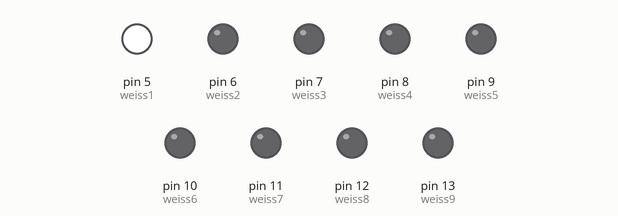
Bench run of a sketch on a simulated Arduino Uno, built with avr-gcc and run on an emulated ATmega328P. Shown: output pins drawn as LEDs (lit = HIGH).

Above: at 0.2 s.
At 1.8 s:
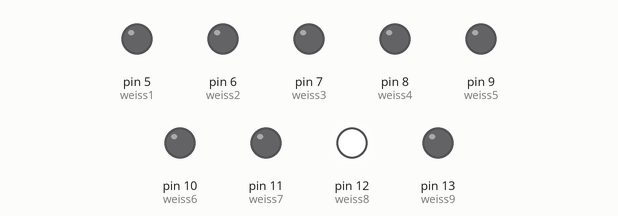
At 3.2 s:
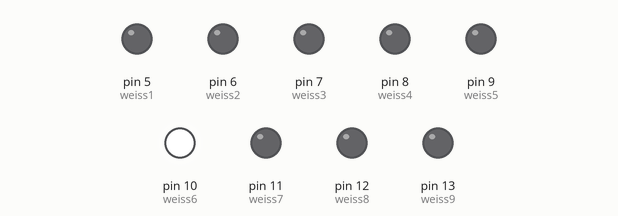
At 4.8 s:
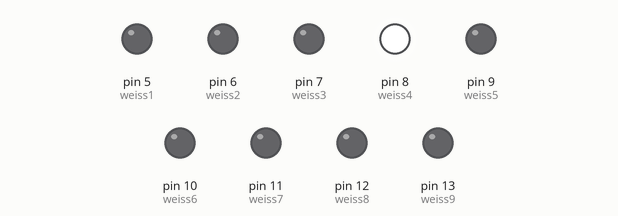
At 6.6 s:
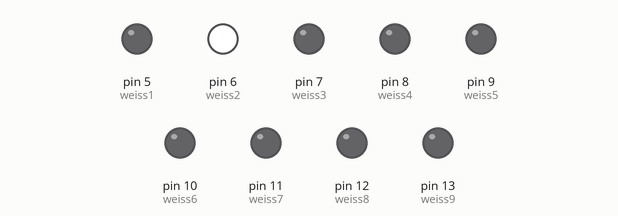
At 12.2 s:
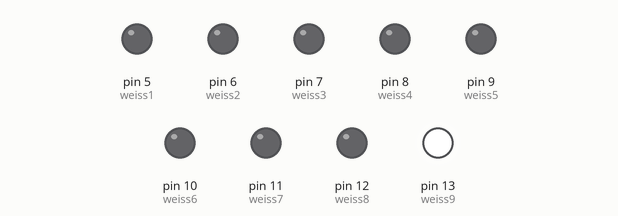
Timing chart, 0 to 12.7 s (numbered marks = the images above):
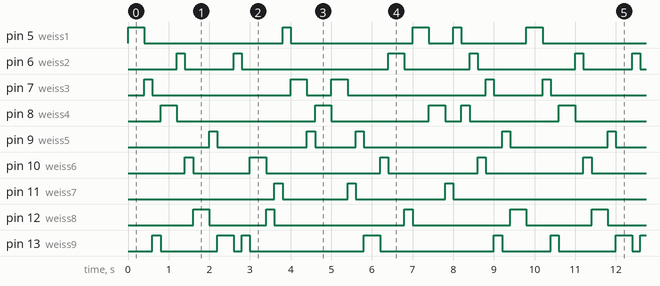

The sketch:

FINAL_Steine.ino
```cpp
int weiss1 = 5;
int weiss2 = 6;
int weiss3 = 7;
int weiss4 = 8;
int weiss5 = 9;
int weiss6 = 10;
int weiss7 = 11;
int weiss8 = 12;
int weiss9 = 13;

int pause = 200;
int pause1 = 400;

void setup() {
pinMode (weiss1, OUTPUT);
pinMode (weiss2, OUTPUT);
pinMode (weiss3, OUTPUT);
pinMode (weiss4, OUTPUT);
pinMode (weiss5, OUTPUT);
pinMode (weiss6, OUTPUT);
pinMode (weiss7, OUTPUT);
pinMode (weiss8, OUTPUT);
pinMode (weiss9, OUTPUT);


}

void loop() {
 //Random blinken
digitalWrite(weiss1, HIGH);
delay(pause1);
digitalWrite (weiss1, LOW);
digitalWrite(weiss3, HIGH);
delay(pause);
digitalWrite (weiss3, LOW);
digitalWrite(weiss9, HIGH);
delay(pause);
digitalWrite (weiss9, LOW);
digitalWrite(weiss4, HIGH);
delay(pause1);
digitalWrite (weiss4, LOW);
digitalWrite(weiss2, HIGH);
delay(pause);
digitalWrite (weiss2, LOW);
digitalWrite(weiss6, HIGH);
delay(pause);
digitalWrite (weiss6, LOW);
digitalWrite(weiss8, HIGH);
delay(pause1);
digitalWrite (weiss8, LOW);
digitalWrite(weiss5, HIGH);
delay(pause);
digitalWrite (weiss5, LOW);
digitalWrite(weiss9, HIGH);
delay(pause1);
digitalWrite (weiss9, LOW);


digitalWrite(weiss2, HIGH);
delay(pause);
digitalWrite (weiss2, LOW);
digitalWrite(weiss9, HIGH);
delay(pause);
digitalWrite (weiss9, LOW);
digitalWrite(weiss6, HIGH);
delay(pause1);
digitalWrite (weiss6, LOW);
digitalWrite(weiss8, HIGH);
delay(pause);
digitalWrite (weiss8, LOW);
digitalWrite(weiss7, HIGH);
delay(pause);
digitalWrite (weiss7, LOW);
digitalWrite(weiss1, HIGH);
delay(pause);
digitalWrite (weiss1, LOW);
digitalWrite(weiss3, HIGH);
delay(pause1);
digitalWrite (weiss3, LOW);
digitalWrite(weiss5, HIGH);
delay(pause);
digitalWrite (weiss5, LOW);
digitalWrite(weiss4, HIGH);
delay(pause1);
digitalWrite (weiss4, LOW);


digitalWrite(weiss3, HIGH);
delay(pause1);
digitalWrite (weiss3, LOW);
digitalWrite(weiss7, HIGH);
delay(pause);
digitalWrite (weiss7, LOW);
digitalWrite(weiss5, HIGH);
delay(pause);
digitalWrite (weiss5, LOW);
digitalWrite(weiss9, HIGH);
delay(pause1);
digitalWrite (weiss9, LOW);
digitalWrite(weiss6, HIGH);
delay(pause);
digitalWrite (weiss6, LOW);
digitalWrite(weiss2, HIGH);
delay(pause1);
digitalWrite (weiss2, LOW);
digitalWrite(weiss8, HIGH);
delay(pause);
digitalWrite (weiss8, LOW);
digitalWrite(weiss1, HIGH);
delay(pause1);
digitalWrite (weiss1, LOW);
digitalWrite(weiss4, HIGH);
delay(pause1);
digitalWrite (weiss4, LOW);


digitalWrite(weiss7, HIGH);
delay(pause);
digitalWrite (weiss7, LOW);
digitalWrite(weiss1, HIGH);
delay(pause);
digitalWrite (weiss1, LOW);
digitalWrite(weiss4, HIGH);
delay(pause);
digitalWrite (weiss4, LOW);
digitalWrite(weiss2, HIGH);
delay(pause);
digitalWrite (weiss2, LOW);
digitalWrite(weiss6, HIGH);
delay(pause);
digitalWrite (weiss6, LOW);
digitalWrite(weiss3, HIGH);
delay(pause);
digitalWrite (weiss3, LOW);
digitalWrite(weiss9, HIGH);
delay(pause);
digitalWrite (weiss9, LOW);
digitalWrite(weiss5, HIGH);
delay(pause);
digitalWrite (weiss5, LOW);
digitalWrite(weiss8, HIGH);
delay(pause1);
digitalWrite (weiss8, LOW);

}
```

Measured:
- by itself, pin 5 (weiss1): repeats every 9.8 s: LOW 3.4 s, HIGH 0.20 s, LOW 3.0 s, HIGH 0.40 s, LOW 0.60 s, HIGH 0.20 s, LOW 1.6 s, HIGH 0.40 s
- by itself, pin 6 (weiss2): repeats every 9.8 s: LOW 1.2 s, HIGH 0.20 s, LOW 3.6 s, HIGH 0.40 s, LOW 1.6 s, HIGH 0.20 s, LOW 2.4 s, HIGH 0.20 s
- by itself, pin 7 (weiss3): repeats every 9.8 s: LOW 3.4 s, HIGH 0.40 s, LOW 0.60 s, HIGH 0.40 s, LOW 3.4 s, HIGH 0.20 s, LOW 1.2 s, HIGH 0.20 s
- by itself, pin 8 (weiss4): repeats every 9.8 s: LOW 3.4 s, HIGH 0.40 s, LOW 2.4 s, HIGH 0.40 s, LOW 0.40 s, HIGH 0.20 s, LOW 2.2 s, HIGH 0.40 s
- by itself, pin 9 (weiss5): repeats every 9.8 s: LOW 2.2 s, HIGH 0.20 s, LOW 1.0 s, HIGH 0.20 s, LOW 3.4 s, HIGH 0.20 s, LOW 2.4 s, HIGH 0.20 s
- by itself, pin 10 (weiss6): repeats every 9.8 s: LOW 1.4 s, HIGH 0.40 s, LOW 2.8 s, HIGH 0.20 s, LOW 2.2 s, HIGH 0.20 s, LOW 2.4 s, HIGH 0.20 s
- by itself, pin 11 (weiss7): repeats every 9.8 s: LOW 1.6 s, HIGH 0.20 s, LOW 2.2 s, HIGH 0.20 s, LOW 5.4 s, HIGH 0.20 s
- by itself, pin 12 (weiss8): repeats every 9.8 s: LOW 1.4 s, HIGH 0.20 s, LOW 3.2 s, HIGH 0.20 s, LOW 2.4 s, HIGH 0.40 s, LOW 1.6 s, HIGH 0.40 s
